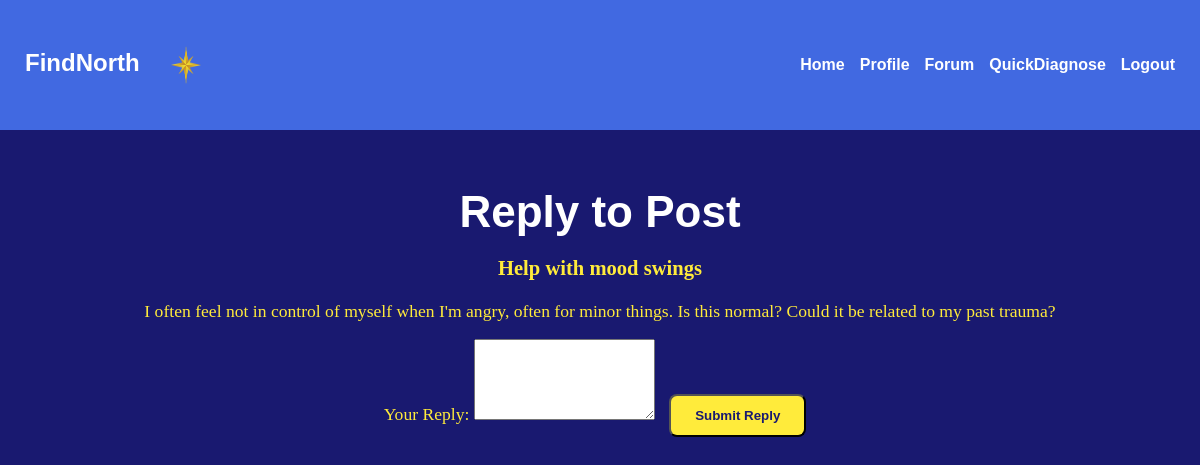
Page /reply_post/3 on the committed database.
### tables this page shows
CREATE TABLE forum_posts (
    id INTEGER PRIMARY KEY AUTOINCREMENT, 
    user_id INTEGER NOT NULL, 
    title VARCHAR(500),
    content VARCHAR(1000), created_at TIMESTAMP DEFAULT CURRENT_TIMESTAMP,
    FOREIGN KEY (user_id) REFERENCES users(id)
);

### app.py (the view, shortened to what this page needs)
@app.route("/reply_post/<int:post_id>", methods=["GET", "POST"])
def reply_post(post_id):
    db = get_db()
    cursor = db.cursor()
    cursor.execute("SELECT * FROM forum_posts WHERE id = ?", (post_id,))
    post = cursor.fetchone()
    return render_template("reply_post.html", post=post)

### app.py (called while the page is built)
def get_db():
    db = getattr(g, '_database', None)
    if db is None:
        db = g._database = sqlite3.connect(
            app.config['DATABASE'],
            detect_types=sqlite3.PARSE_DECLTYPES
        )
        db.row_factory = sqlite3.Row
    return db

### templates/reply_post.html (shortened to what this page needs)
<!DOCTYPE html>
<html lang="en">
    <head>
        <link rel="stylesheet" href="{{ url_for('static', filename='css/styles.css') }}">
    </head>
    <body>
        <nav class="navbar">
            <h1>
                FindNorth
                <img src="{{ url_for('static', filename='images/nstar.png') }}" alt="FindNorth Logo" class="logo">
            </h1>
            <ul>
                <li><a href="/">Home</a></li>
                <li><a href="/profile">Profile</a></li>
                <li><a href="/forum">Forum</a></li>
                <li><a href="/questionnaire">QuickDiagnose</a></li>
                <li><a href="/logout">Logout</a></li>
            </ul>
        </nav>
        <main>
            <section class="reply-post-container">
                <h2>Reply to Post</h2>
                <div class="original-post">
                    <h3>{{ post.title }}</h3>
                    <p>{{ post.content }}</p>
                </div>
                <form action="{{ url_for('reply_post', post_id=post.id) }}" method="POST" class="reply-form">
                    <label for="reply_content">Your Reply:</label>
                    <textarea id="reply_content" name="reply_content" rows="5" required></textarea>
                    <button type="submit" class="button">Submit Reply</button>
                </form>
            </section>
        </main>
    </body>
</html>

### static/css/styles.css (style rules this page uses)
body { background-color: #191970; color: #FFEB3B; font-family: 'Nunito', sans-serif; margin: 0; padding: 0; }
h1,h2 { font-family: 'Nunito', sans-serif; font-weight: 700; }
.logo { width: 80px; height: 80px; vertical-align: middle; margin-right: 10px; }
.navbar { background-color: #4169E1; color: #FFFFFF; padding: 25px; display: flex; justify-content: space-between; align-items: center; }
.navbar h1 { margin: 0; font-size: 1.5em; color: #FFFFFF; }
.navbar ul { list-style-type: none; margin: 0; padding: 0; display: flex; gap: 15px; }
.navbar li { display: inline; }
.navbar a { color: #FFFFFF; text-decoration: none; font-weight: bold; }
main { padding: 20px; text-align: center; font-size: 1.1em; font-family: 'Nunito'; }
.button { display: inline-block; padding: 12px 24px; margin: 10px; color: #191970; background-color: #FFEB3B; text-decoration: none; font-weight: bold; border-radius: 8px; transition: background-color 0.3s, color 0.3s; }
h2 { font-size: 2.5em; color: #FFFFFF; text-align: center; margin-bottom: 20px; }

### rows in the picture
forum_posts: title "Help with mood swings", content "I often feel not in control of myself when I'm angry, often for minor things. Is this normal? Could it be related to my past trauma?"
